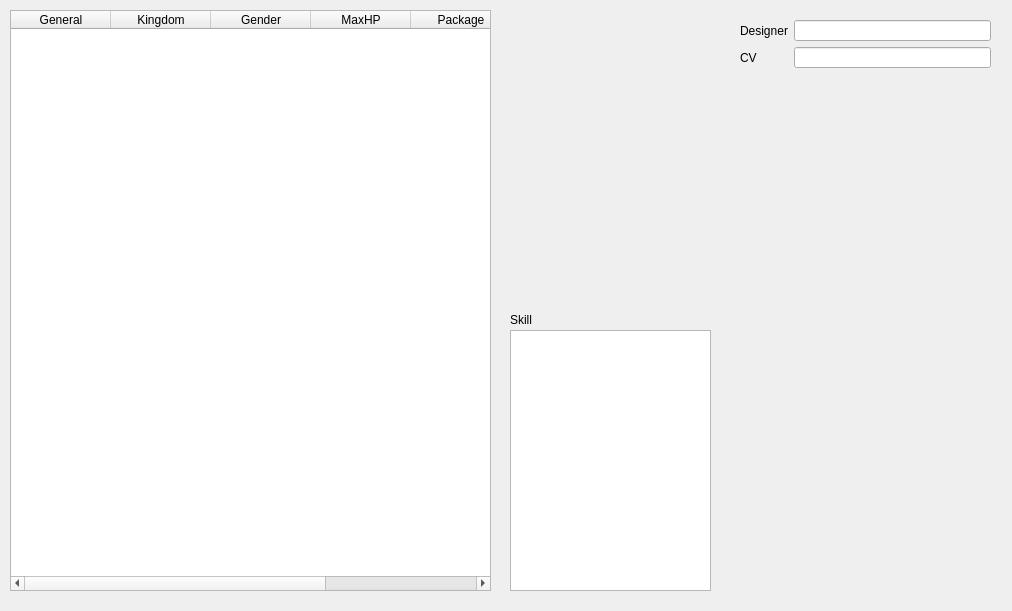
<?xml version="1.0" encoding="UTF-8"?>
<ui version="4.0">
 <class>GeneralOverview</class>
 <widget class="QDialog" name="GeneralOverview">
  <property name="windowModality">
   <enum>Qt::NonModal</enum>
  </property>
  <property name="geometry">
   <rect>
    <x>0</x>
    <y>0</y>
    <width>1012</width>
    <height>611</height>
   </rect>
  </property>
  <property name="windowTitle">
   <string>General Overview</string>
  </property>
  <widget class="QTableWidget" name="tableWidget">
   <property name="geometry">
    <rect>
     <x>10</x>
     <y>10</y>
     <width>481</width>
     <height>581</height>
    </rect>
   </property>
   <property name="editTriggers">
    <set>QAbstractItemView::NoEditTriggers</set>
   </property>
   <property name="selectionMode">
    <enum>QAbstractItemView::SingleSelection</enum>
   </property>
   <property name="selectionBehavior">
    <enum>QAbstractItemView::SelectRows</enum>
   </property>
   <property name="sortingEnabled">
    <bool>true</bool>
   </property>
   <column>
    <property name="text">
     <string>General</string>
    </property>
   </column>
   <column>
    <property name="text">
     <string>Kingdom</string>
    </property>
   </column>
   <column>
    <property name="text">
     <string>Gender</string>
    </property>
   </column>
   <column>
    <property name="text">
     <string>MaxHP</string>
    </property>
   </column>
   <column>
    <property name="text">
     <string>Package</string>
    </property>
   </column>
   <column>
    <property name="text">
     <string>Number</string>
    </property>
   </column>
  </widget>
  <widget class="QLabel" name="skillLabel">
   <property name="geometry">
    <rect>
     <x>510</x>
     <y>310</y>
     <width>41</width>
     <height>20</height>
    </rect>
   </property>
   <property name="text">
    <string>Skill</string>
   </property>
  </widget>
  <widget class="QTextEdit" name="skillTextEdit">
   <property name="geometry">
    <rect>
     <x>510</x>
     <y>330</y>
     <width>201</width>
     <height>261</height>
    </rect>
   </property>
   <property name="readOnly">
    <bool>true</bool>
   </property>
  </widget>
  <widget class="QLabel" name="generalPhoto">
   <property name="geometry">
    <rect>
     <x>510</x>
     <y>10</y>
     <width>211</width>
     <height>290</height>
    </rect>
   </property>
   <property name="minimumSize">
    <size>
     <width>211</width>
     <height>0</height>
    </size>
   </property>
   <property name="text">
    <string/>
   </property>
   <property name="pixmap">
    <pixmap>../image/generals/card/caocao.jpg</pixmap>
   </property>
  </widget>
  <widget class="QScrollArea" name="scrollArea">
   <property name="geometry">
    <rect>
     <x>740</x>
     <y>80</y>
     <width>251</width>
     <height>511</height>
    </rect>
   </property>
   <property name="frameShape">
    <enum>QFrame::NoFrame</enum>
   </property>
   <property name="widgetResizable">
    <bool>true</bool>
   </property>
   <widget class="QWidget" name="scrollAreaWidgetContents">
    <property name="geometry">
     <rect>
      <x>0</x>
      <y>0</y>
      <width>251</width>
      <height>511</height>
     </rect>
    </property>
   </widget>
  </widget>
  <widget class="QWidget" name="layoutWidget">
   <property name="geometry">
    <rect>
     <x>740</x>
     <y>20</y>
     <width>251</width>
     <height>48</height>
    </rect>
   </property>
   <layout class="QGridLayout" name="gridLayout">
    <item row="0" column="0">
     <widget class="QLabel" name="designerLabel">
      <property name="text">
       <string>Designer</string>
      </property>
     </widget>
    </item>
    <item row="0" column="1">
     <widget class="QLineEdit" name="designerLineEdit">
      <property name="alignment">
       <set>Qt::AlignRight|Qt::AlignTrailing|Qt::AlignVCenter</set>
      </property>
      <property name="readOnly">
       <bool>true</bool>
      </property>
     </widget>
    </item>
    <item row="1" column="0">
     <widget class="QLabel" name="cvLabel">
      <property name="text">
       <string>CV</string>
      </property>
     </widget>
    </item>
    <item row="1" column="1">
     <widget class="QLineEdit" name="cvLineEdit">
      <property name="frame">
       <bool>true</bool>
      </property>
      <property name="alignment">
       <set>Qt::AlignRight|Qt::AlignTrailing|Qt::AlignVCenter</set>
      </property>
      <property name="readOnly">
       <bool>true</bool>
      </property>
     </widget>
    </item>
   </layout>
  </widget>
 </widget>
 <resources/>
 <connections/>
</ui>
